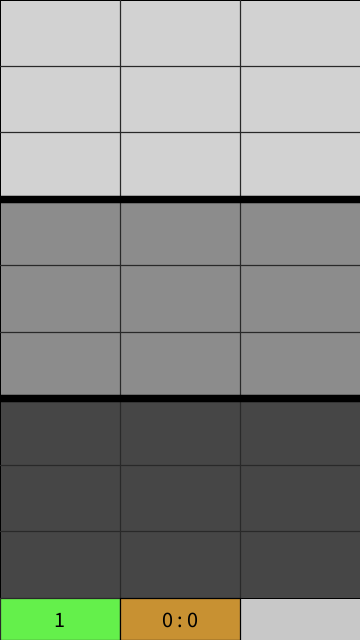
Frame 1 (no input)
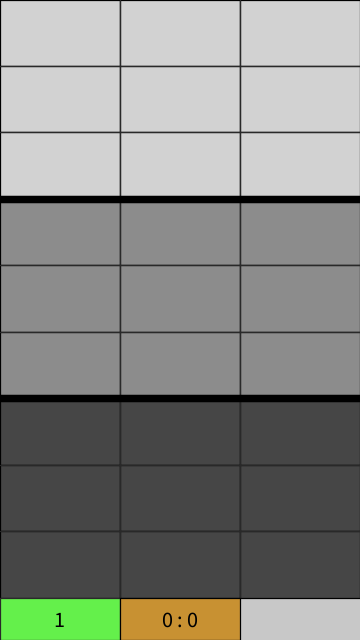
Frame 60 (the mouse pressed at the canvas centre just before this capture)
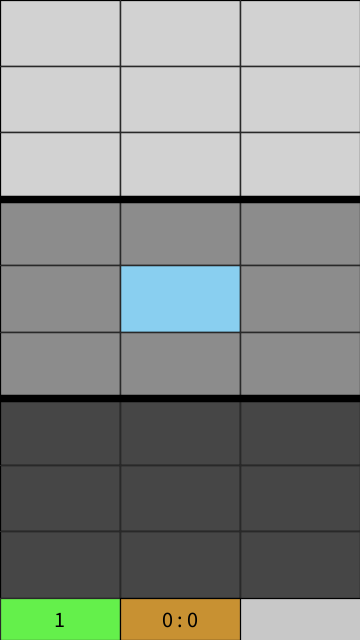
Frame 120 (the mouse held since frame 60 and released just before this capture)

The Processing sketch that drew these frames (run headless with seeded random() and noise(); from frame 60 on, the mouse is pressed at the canvas centre):

// Processing sketch: TicTacToe3D
// ── TicTacToe3D.pde
Cell[][][] cells = new Cell[3][3][3];
Bot bot1 = new Bot();
Bot bot2 = new Bot();
Button button1 = new Button();
Button button2 = new Button();
float xSpacing, ySpacing, sizeX, sizeY;
int clickcount=0;
boolean win, p2cwin, p1cwin = false;
color p2c=color(255, 142, 153);
color p1c=color(137, 207, 240);
color h2 = color(255, 101, 101);
color h1=color(91, 151, 250);
boolean turn=true; //false=p2, true=p1
int mode=0; // mode0=2player, mode1=AI
Cell botChoice;
int p1score, p2score=0;
void setup() {
  size(360, 640);
  //fullScreen();

  sizeX=width;
  sizeY=height-height/15;

  xSpacing=sizeX/3;
  ySpacing=sizeY/9;


  background(41);


  button1.create(0, xSpacing, sizeY, height, color(100, 240, 75));
  button2.create(xSpacing, 2*xSpacing, sizeY, height, color(200, 145, 50));


  //initialise cells
  for (int i=0; i<3; i++) {
    for (int j=0; j<3; j++) {
      for (int k=0; k<3; k++) {
        cells[i][j][k]=new Cell();
        cells[i][j][k].createCell(i, j, k);
      }
    }
  }


  resetGame();
}

void draw() {
  textSize(15);
  textAlign(BOTTOM, BOTTOM);



  //redraw background
  background(200);
  //







  //show all cells
  for (int i=0; i<3; i++) {
    for (int j=0; j<3; j++) {
      for (int k=0; k<3; k++) {
        cells[i][j][k].show();
      }
    }
  }
  //

  //draw grid
  stroke(41);
  strokeWeight(sizeY/480);
  for (int i=1; i<3; i++) {
    line(sizeX/3*i, 0, sizeX/3*i, sizeY);
  }
  for (int i=1; i<9; i++) {

    if (i%3==0) {
      strokeWeight(sizeY/80);
      stroke(0);
      line(0, ySpacing*i, sizeX, ySpacing*i);
    } else {
      strokeWeight(sizeY/480);
      stroke(41);
      line(0, ySpacing*i, sizeX, ySpacing*i);
    }
  }




  button1.show(button1);
  button2.show(button2);





  if (!win) {

    if ((mode==1 || mode==2)&& !turn ) {
      botChoice=bot1.play();
      if (botChoice==null) {
        botChoice=bot1.play();
      } else if (frameCount % 1 ==0) {
        clickcount++;
        botChoice.hasClicked=true;
        botChoice.state=2;
        botChoice.col=p2c;
        botChoice.check();
        turn=true;
      }
    }
    if (p1cwin) {
      p1score++;
    }
    if (p2cwin) {

      p2score++;
    }
  }

  if (!win) {

    if (mode==2 && turn) {
      botChoice=bot2.play();
      if (botChoice==null) {
        botChoice=bot2.play();
      } else if (frameCount % 1 ==0) {
        clickcount++;
        botChoice.hasClicked=true;
        botChoice.state=1;
        botChoice.col=p1c;
        botChoice.check();
        turn=false;
      }
    }
    if (p1cwin) {
      p1score++;
    }
    if (p2cwin) {

      p2score++;
    }
  }







  if (p1cwin) {
    //System.out.println("p1c win");
    fill(0, 40);
    rect(0, 0, width, height);
    fill(41);
    textSize(height/13);
    textAlign(CENTER, CENTER);
    text("PLAYER 1 WINS", width/2, height/2);
    if (mode==2) {
      resetGame();
    }
  }


  if (p2cwin) {
    //System.out.println("p2c win");
    fill(0, 40);
    rect(0, 0, width, height);
    fill(41);
    textSize(height/13);
    textAlign(CENTER, CENTER);
    text("PLAYER 2 WINS", width/2, height/2);
    if (mode==2) {
      resetGame();
    }
  }


  if (clickcount%2==0) {
    turn=true;
  } else {
    turn=false;
  }

  //
}

void mousePressed() {





  if (!win) {
    //check if cell is clicked

    for (int i=0; i<3; i++) {
      for (int j=0; j<3; j++) {
        for (int k=0; k<3; k++) {

          if (!cells[i][j][k].hasClicked) {
            if (mouseX>cells[i][j][k].pos.x*xSpacing && mouseX < (1+cells[i][j][k].pos.x)*xSpacing) {


              if (cells[i][j][k].pos.z==0 && mouseY>cells[i][j][k].pos.y*ySpacing && mouseY < (1+cells[i][j][k].pos.y)*ySpacing) {
                cells[i][j][k].hasClicked=true;
                clickcount++;
                if (turn) {
                  cells[i][j][k].state=1;
                } else {
                  cells[i][j][k].state=2;
                }
              }
              if (cells[i][j][k].pos.z==1 && mouseY>(3+cells[i][j][k].pos.y)*ySpacing && mouseY < (4+cells[i][j][k].pos.y)*ySpacing) {
                cells[i][j][k].hasClicked=true;
                clickcount++;
                if (turn) {
                  cells[i][j][k].state=1;
                } else {
                  cells[i][j][k].state=2;
                }
              }
              if (cells[i][j][k].pos.z==2 && mouseY>(6+cells[i][j][k].pos.y)*ySpacing && mouseY < (7+cells[i][j][k].pos.y)*ySpacing) {
                cells[i][j][k].hasClicked=true;
                clickcount++;
                if (turn) {
                  cells[i][j][k].state=1;
                } else {
                  cells[i][j][k].state=2;
                }
              }
            }
          }
          if (cells[i][j][k].state==1) {
            cells[i][j][k].col=p1c;
          }

          if (cells[i][j][k].state==2) {
            cells[i][j][k].col= p2c;
          }
          cells[i][j][k].check();
        }
      }
    }
    //
    //System.out.println(clickcount);
  } else {
    resetGame();
  }

  if (p1cwin) {
    p1score++;
  }
  if (p2cwin) {

    p2score++;
  }
  button1.onClick(button1);
}


void resetGame() {

  clickcount=0;
  for (int i=0; i<3; i++) {
    for (int j=0; j<3; j++) {
      for (int k=0; k<3; k++) {

        cells[i][j][k].state=0;
        cells[i][j][k].hasClicked=false;
      }
    }
  }
  win=false;
  p1cwin=false;
  p2cwin=false;
  turn=true;
}
// ── Bot.pde
class Bot {

  Cell play() {

    int x=floor(random(3));
    int y=floor(random(3));
    int z=floor(random(3));
    Cell choice = cells[x][y][z];
    if (!choice.hasClicked) {
      return choice;
    } else {
      play();
    }
      return null;

  }
}
// ── Button.pde
class Button {

  int state=1;
  float xl;
  float xr;
  float yu;
  float yd;
  color col;
  String txt;

  void create(float xl_, float xr_, float yu_, float yd_, color col_) {
    xl=xl_;
    xr=xr_;
    yu=yu_;
    yd=yd_;
    col=col_;
  }
  void show(Button button) {

    if (button==button1) {
      txt=String.valueOf(mode+1);
    }

    if (button == button2) {
      txt=p1score+" : "+p2score;
    }


    fill(col);
    rect(xl, yu, xr-xl, yd-yu);
    textSize(ySpacing/3);
    stroke(0);
    fill(0);
    textAlign(CENTER, CENTER);
    text(txt, (xl+xr)/2, (yu+yd)/2);
  }

  void onClick(Button button) {

    if (button == button1) {
      if ((mouseX>xl&&mouseX<xr)&&(mouseY>yu&&mouseY<yd)) {
        //System.out.println("clicked");
        resetGame();
        
          p1score=0;
          p2score=0;
        
        if (state==1) {
          state=2;
          mode=1;
        } else if (state==2) {
          state=3;
          mode=2;
        } else if (state==3) {
          state=1;
          mode=0;
        }

        System.out.println(state);
      }
    }
  }
}
// ── Cell.pde
class Cell {

  PVector pos=new PVector();
  boolean hasClicked=false;
  color col=color(0);
  int state=0;
  float xc, yc =0;
  int a, b, c;

  void createCell(int x, int y, int z) {
    pos.x=x;
    pos.y=y;
    pos.z=z;
    a=x;
    b=y;
    c=z;

    if (pos.z==0) {
      xc=pos.x*xSpacing;
      yc=pos.y*ySpacing;
      col=color(210);
    }


    if (pos.z==1) {
      xc=pos.x*xSpacing;
      yc=(3+pos.y)*ySpacing;
      col=color(140);
    }

    if (pos.z==2) {

      xc=pos.x*xSpacing;
      yc=(6+pos.y)*ySpacing;
      col=color(70);
    }
  }

  void show() {

    //if (state==1) {
    //  col=p2c;
    //}

    //if (state==2) {
    //  col=p1c;
    //}

    if (!hasClicked) {
      if (pos.z==0) {
        col=color(210);
      }
      if (pos.z==1) {
        col=color(140);
      }
      if (pos.z==2) {
        col=color(70);
      }
    }

    stroke(0);

    fill(col);
    rect(xc, yc, xSpacing, ySpacing);



    fill(0);
    //text(a +","+b+","+c+","+state, xc, yc+ySpacing);
  }

  void check() {
    int wincheck=0;      
    for (int i=-2; i<3; i++) {
      try {
        if (cells[i][b][c].state==state && state!=0) {
          wincheck++;
        }
      }
      catch(Exception e) {
      }
    }
    if (wincheck==3) {
      win=true;
      win=true;
      for (int i=-2; i<3; i++) {
        try {
          if (state==1) {
            cells[i][b][c].col=h1;
          }
          if (state==2) {
            cells[i][b][c].col=h2;
          }
        }
        catch(Exception e) {
        }
      }
    }




    wincheck=0;      
    for (int i=-2; i<3; i++) {
      try {
        if (cells[a][i][c].state==state && state!=0) {
          wincheck++;
        }
      }
      catch(Exception e) {
      }
    }
    if (wincheck==3) {
      win=true;
      win=true;
      for (int i=-2; i<3; i++) {
        try {
          if (state==1) {
            cells[a][i][c].col=h1;
          }
          if (state==2) {
            cells[a][i][c].col=h2;
          }
        }
        catch(Exception e) {
        }
      }
    }



    wincheck=0;      
    for (int i=-2; i<3; i++) {
      try {
        if (cells[a][b][i].state==state && state!=0) {
          wincheck++;
        }
      }
      catch(Exception e) {
      }
    }
    if (wincheck==3) {
      win=true;
      for (int i=-2; i<3; i++) {
        try {
          if (state==1) {
            cells[a][b][i].col=h1;
          }
          if (state==2) {
            cells[a][b][i].col=h2;
          }
        }
        catch(Exception e) {
        }
      }
    }






    wincheck=0;      
    for (int i=-2; i<3; i++) {
      try {
        if (cells[i][i][c].state==state && state!=0) {
          wincheck++;
        }
      }
      catch(Exception e) {
      }
    }
    if (wincheck==3) {
      win=true;
      for (int i=-2; i<3; i++) {
        try {
          if (state==1) {
            cells[i][i][c].col=h1;
          }
          if (state==2) {
            cells[i][i][c].col=h2;
          }
        }
        catch(Exception e) {
        }
      }
    }





    wincheck=0;      
    for (int i=-2; i<3; i++) {
      try {
        if (cells[i][2-i][c].state==state && state!=0) {
          wincheck++;
        }
      }
      catch(Exception e) {
      }
    }
    if (wincheck==3) {
      win=true;
      for (int i=-2; i<3; i++) {
        try {
          if (state==1) {
            cells[i][2-i][c].col=h1;
          }
          if (state==2) {
            cells[i][2-i][c].col=h2;
          }
        }
        catch(Exception e) {
        }
      }
    }




    wincheck=0;      
    for (int i=-2; i<3; i++) {
      try {
        if (cells[i][i][i].state==state && state!=0) {
          wincheck++;
        }
      }
      catch(Exception e) {
      }
    }
    if (wincheck==3) {
      win=true;
      for (int i=-2; i<3; i++) {
        try {
          if (state==1) {
            cells[i][i][i].col=h1;
          }
          if (state==2) {
            cells[i][i][i].col=h2;
          }
        }
        catch(Exception e) {
        }
      }
    }






    wincheck=0;      
    for (int i=-2; i<3; i++) {
      try {
        if (cells[i][2-i][2-i].state==state && state!=0) {
          wincheck++;
        }
      }
      catch(Exception e) {
      }
    }
    if (wincheck==3) {
      win=true;
      for (int i=-2; i<3; i++) {
        try {
          if (state==1) {
            cells[i][2-i][2-i].col=h1;
          }
          if (state==2) {
            cells[i][2-i][2-i].col=h2;
          }
        }
        catch(Exception e) {
        }
      }
    }





    wincheck=0;      

    for (int i=-2; i<3; i++) {
      try {
        if (cells[a][i][i].state==state && state!=0) {
          wincheck++;
        }
      }
      catch(Exception e) {
      }
    }
    if (wincheck==3) {
      win=true;
      for (int i=-2; i<3; i++) {
        try {
          if (state==1) {
            cells[a][i][i].col=h1;
          }
          if (state==2) {
            cells[a][i][i].col=h2;
          }
        }
        catch(Exception e) {
        }
      }
    }





    wincheck=0;      
    for (int i=-2; i<3; i++) {
      try {
        if (cells[i][b][i].state==state && state!=0) {
          wincheck++;
        }
      }
      catch(Exception e) {
      }
    }
    if (wincheck==3) {
      win=true;
      for (int i=-2; i<3; i++) {
        try {
          if (state==1) {
            cells[i][b][i].col=h1;
          }
          if (state==2) {
            cells[i][b][i].col=h2;
          }
        }
        catch(Exception e) {
        }
      }
    }




    wincheck=0;      
    for (int i=-2; i<3; i++) {
      try {
        if (cells[i][b][2-i].state==state && state!=0) {
          wincheck++;
        }
      }
      catch(Exception e) {
      }
    }
    if (wincheck==3) {
      win=true;
      for (int i=-2; i<3; i++) {
        try {
          if (state==1) {
            cells[i][b][2-i].col=h1;
          }
          if (state==2) {
            cells[i][b][2-i].col=h2;
          }
        }
        catch(Exception e) {
        }
      }
    }





    wincheck=0;      
    for (int i=-2; i<3; i++) {
      try {
        if (cells[2-i][i][2-i].state==state && state!=0) {
          wincheck++;
        }
      }
      catch(Exception e) {
      }
    }
    if (wincheck==3) {
      win=true;
      for (int i=-2; i<3; i++) {
        try {
          if (state==1) {
            cells[2-i][i][2-i].col=h1;
          }
          if (state==2) {
            cells[2-i][i][2-i].col=h2;
          }
        }
        catch(Exception e) {
        }
      }
    }





    wincheck=0;      
    for (int i=-2; i<3; i++) {
      try {
        if (cells[2-i][2-i][i].state==state && state!=0) {
          wincheck++;
        }
      }
      catch(Exception e) {
      }
    }
    if (wincheck==3) {
      win=true;
      for (int i=-2; i<3; i++) {
        try {
          if (state==1) {
            cells[2-i][2-i][i].col=h1;
          }
          if (state==2) {
            cells[2-i][2-i][i].col=h2;
          }
        }
        catch(Exception e) {
        }
      }
    }


    wincheck=0;      
    for (int i=-2; i<3; i++) {
      try {
        if (cells[a][2-i][i].state==state && state!=0) {
          wincheck++;
        }
      }
      catch(Exception e) {
      }
    }
    if (wincheck==3) {
      win=true;
      for (int i=-2; i<3; i++) {
        try {
          if (state==1) {
            cells[a][2-i][i].col=h1;
          }
          if (state==2) {
            cells[a][2-i][i].col=h2;
          }
        }
        catch(Exception e) {
        }
      }
    }






    if (win&&!turn) {
      p2cwin=true;
    }
    if (win&&turn) {
      p1cwin=true;
    }
  }
}
